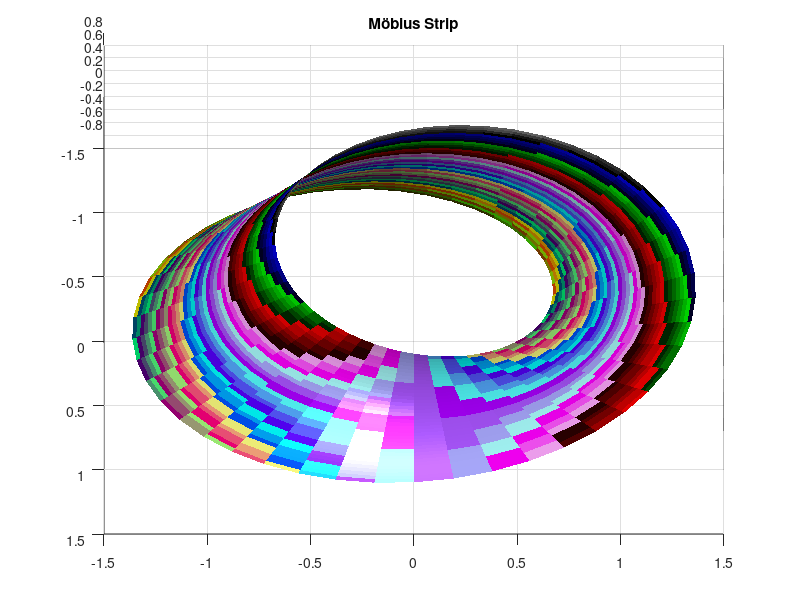

Source code (MATLAB):
%% 
% Name: Mukesh Aryal
% 
% Student ID: 268456

u=linspace(0,2*pi,50);
v=linspace(-1,1,40);
[U,V]=meshgrid(u,v);

X=(1+0.5.*V.*cos(U./2)).*cos(U);
Y=(1+0.5.*V.*cos(U./2)).*sin(U);
Z=0.5.*V.*sin(U./2);

surf(X,Y,Z,'EdgeColor','none');
colormap('colorcube'), title('Möbius Strip');
camlight;
lightangle(45,75)
material metal;
view([90,75]);